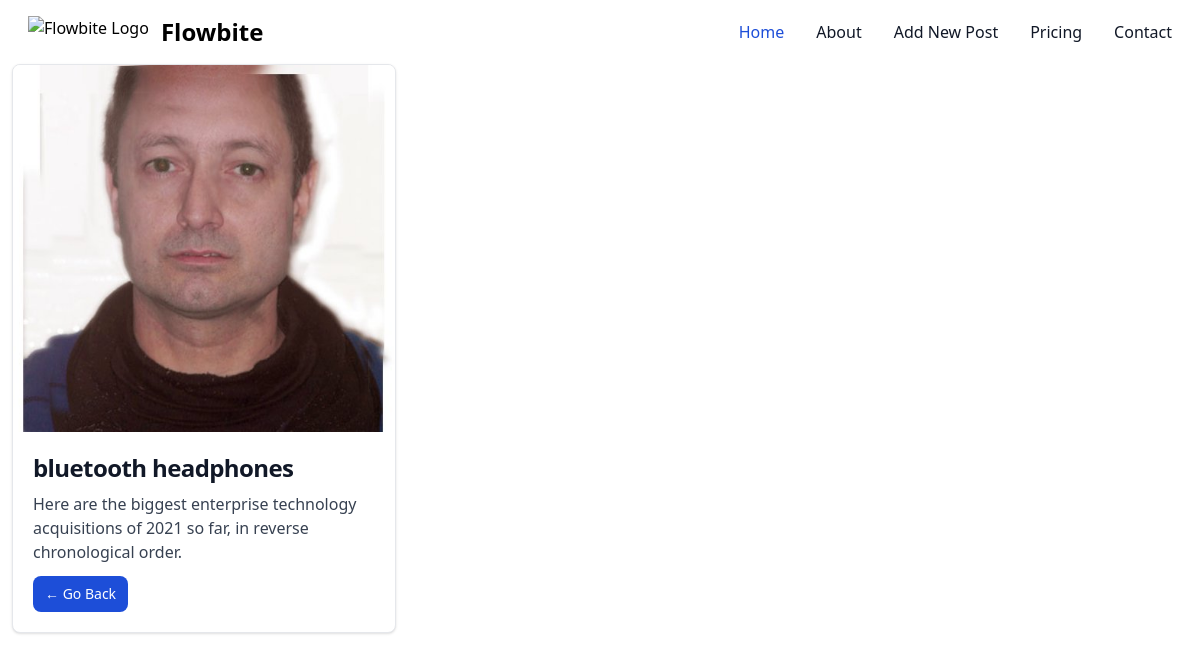
The app's page /detail/23/ with its own data.
### feed/models.py (models this page shows, shortened)
class Post(models.Model):
    text = models.CharField(max_length=140, blank=False, null=False)
    image = ImageField()

### feed/views.py (the view)
# urls.py: path('detail/<int:pk>/', PostDetailView.as_view(), name='detail'),
class PostDetailView(DetailView):
    template_name = "detail.html"
    model = Post

### templates/detail.html (shortened to what this page needs)
{% extends "base.html" %}
{%  block body  %}
<div class="max-w-sm bg-white border border-gray-200 rounded-lg shadow dark:bg-gray-800 dark:border-gray-700 overflow-hidden">
    <img src="/media/{{ object.image }}" alt="{{ object.text }}" />
    <div class="p-5">
        <a href="#">
            <h5 class="mb-2 text-2xl font-bold tracking-tight text-gray-900 dark:text-white"> {{ object.text }} </h5>
        </a>
        <p class="mb-3 font-normal text-gray-700 dark:text-gray-400">Here are the biggest enterprise technology acquisitions of 2021 so far, in reverse chronological order.</p>
        <a href="{% url 'feed:index' %}" class="inline-flex items-center px-3 py-2 text-sm font-medium text-center text-white bg-blue-700 rounded-lg hover:bg-blue-800 focus:ring-4 focus:outline-none focus:ring-blue-300 dark:bg-blue-600 dark:hover:bg-blue-700 dark:focus:ring-blue-800">
            &larr; Go Back
        </a>
    </div>
</div>
{% endblock %}

### records on screen
Post: image (picture), text "bluetooth headphones"
